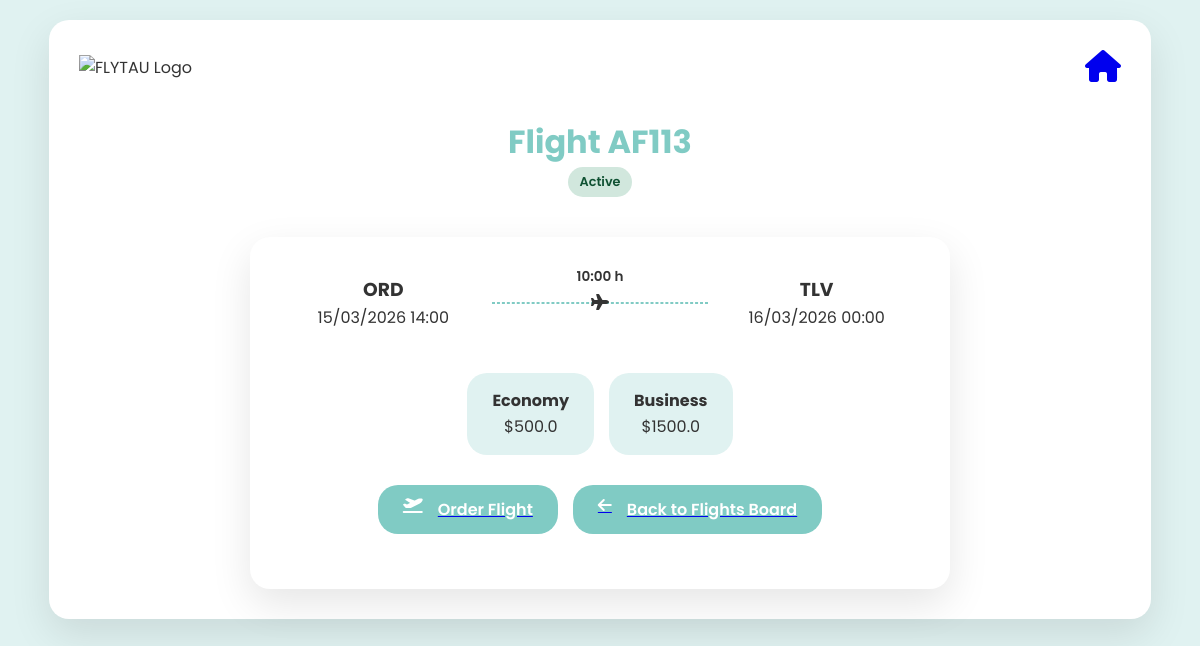
The app's page /flight/AF113 with its own data.
### tables this page shows
CREATE TABLE Flights (
    Flight_ID VARCHAR(10),
    Class_TypeFK VARCHAR(20),
    Airplane_IDFK VARCHAR(20),
    Origin_AirportFK VARCHAR(50),
    Destination_AirportFK VARCHAR(50),
    Departure_Time DATETIME,
    Arrival_time DATETIME,
    Economy_price FLOAT,
    Business_price FLOAT,
    Status VARCHAR(20),
    PRIMARY KEY (Flight_ID, Class_TypeFK),
    FOREIGN KEY (Airplane_IDFK, Class_TypeFK) REFERENCES Airplanes(Airplane_ID, Class_Type),
    FOREIGN KEY (Origin_AirportFK, Destination_AirportFK) REFERENCES Routes(Origin_Airport, Destination_Airport)
);

### main.py (the view)
@app.route('/flight/<flight_id>')
def flight_details(flight_id):
    flight = Flight.get_by_id(flight_id)
    if not flight:
        return "Flight not found", 404
    return render_template(
        'flight_details.html',
        flight=flight,
        role=SessionService.get_user_role(session),
        username=SessionService.get_username(session)
    )

### utilise.py (called while the page is built, shortened)
    @staticmethod
    def get_db():
        db_path = "/home/amitaloni890/FlyTAU/flytau.db"
        mydb = sqlite3.connect(db_path, check_same_thread=False)
        mydb.row_factory = sqlite3.Row
        mydb.isolation_level = None
        return mydb

    @staticmethod
    @contextmanager
    def db_cur():
        db = DBService.get_db()
        cursor = db.cursor()
        try:
            yield cursor
        finally:
            cursor.close()
            db.close()

    @staticmethod
    def run(query, params=None, fetchone=False, fetchall=False):
        with DBService.db_cur() as cursor:
            cursor.execute(query, params or [])
            if fetchone:
                return cursor.fetchone()
            if fetchall:
                return cursor.fetchall()
            return None

    @staticmethod
    def get_user_role(session):
        if 'Manager_ID' in session:
            return 'admin'
        elif 'User_email' in session:
            return 'user'
        elif session.get('guest', False):
            return 'guest'
        return None

    @staticmethod
    def get_username(session):
        role = SessionService.get_user_role(session)
        if role == 'admin':
            return session.get('Manager_Name', '')
        if role == 'user':
            return session.get('Username', '')
        if role == 'guest':
            return 'Guest'
        return ''

    @property
    def formatted_duration(self):
        total_mins = int(self.duration)
        hours = total_mins // 60
        minutes = total_mins % 60
        return f"{hours}:{minutes:02d}"

    @staticmethod
    def get_display_status(db_status, arrival_time):
        if not arrival_time:
            return db_status
        now = datetime.now()
        if db_status == 'Canceled':
            return 'Canceled'
        if db_status == 'Active' and arrival_time <= now:
            return 'Completed'
        return db_status

### templates/flight_details.html (shortened to what this page needs)
<!DOCTYPE html>
<html lang="en">
<head>
    <link rel="stylesheet" href="{{ url_for('static', filename='styles.css') }}">
    <link rel="stylesheet" href="https://cdnjs.cloudflare.com/ajax/libs/font-awesome/6.5.0/css/all.min.css">
</head>
<body>
<div class="page-wrapper">
    <header class="header">
        <img src="https://i.postimg.cc/pd384dgh/logo.png" alt="FLYTAU Logo" class="logo">
        <a href="/" class="home-icon">
            <span class="fa-solid fa-house fa-2x"></span>
        </a>
    </header>
    <section class="hero">
        <h2>Flight {{ flight.flight_id }}</h2>
        {% if role == 'admin' %}
            {% set admin_display = flight.display_status %}
            {% if flight.display_status not in ['Canceled', 'Completed'] %}
                {% if flight.eco_status == 'Fully Booked' and flight.bus_status == 'Active' %}
                    {% set admin_display = "Economy: Full | Business: Active" %}
                {% elif flight.eco_status == 'Active' and flight.bus_status == 'Fully Booked' %}
                    {% set admin_display = "Economy: Active | Business: Full" %}
                {% endif %}
            {% endif %}
            {% set badge_class = 'fully-booked' if 'Full' in admin_display else flight.display_status|lower %}
            <span class="status-badge {{ badge_class }}">
                {{ admin_display }}
            </span>
        {% else %}
            {% set eco_full = (flight.eco_status == 'Fully Booked') %}
            {% set bus_full = (flight.price_business and flight.bus_status == 'Fully Booked') %}
            {% if eco_full or bus_full %}
                <span class="status-badge partially-full">
                    <i class="fa-solid fa-circle-info"></i> Limited Availability
                </span>
            {% else %}
                <span class="status-badge active">
                    {{ flight.display_status }}
                </span>
            {% endif %}
        {% endif %}
    </section>
    <div class="search-form flight-details-card">
        <div class="flight-route">
            <div class="flight-location">
                <h3>{{ flight.origin }}</h3>
                <p>{{ flight.departure_time.strftime('%d/%m/%Y %H:%M') }}</p>
            </div>
            <div class="flight-line">
                <hr class="flight-hr">
                <span class="plane-icon">
                    <i class="fa-solid fa-plane"></i>
                    <span class="flight-duration">
                        {{ flight.formatted_duration }} h
                    </span>
                </span>
            </div>
            <div class="flight-location">
                <h3>{{ flight.destination }}</h3>
                <p>{{ flight.arrival_time.strftime('%d/%m/%Y %H:%M') }}</p>
            </div>
        </div>
        <div class="flight-prices">
            <div class="price-box {% if flight.eco_status == 'Fully Booked' and role != 'admin' %}price-sold-out{% endif %}">
                <h4>Economy</h4>
                {% if flight.eco_status == 'Fully Booked' %}
                    {% if role == 'admin' %}
                        <p>${{ flight.price_regular }}</p>
                        <p class="text-error">SOLD OUT</p>
                    {% else %}
                        <p>SOLD OUT</p>
                    {% endif %}
                {% else %}
                    <p>${{ flight.price_regular }}</p>
                {% endif %}
            </div>
            {% if flight.price_business %}
            <div class="price-box {% if flight.bus_status == 'Fully Booked' and role != 'admin' %}price-sold-out{% endif %}">
                <h4>Business</h4>
                {% if flight.bus_status == 'Fully Booked' %}
                    {% if role == 'admin' %}
                        <p>${{ flight.price_business }}</p>
                        <p class="text-error">SOLD OUT</p>
                    {% else %}
                        <p>SOLD OUT</p>
                    {% endif %}
                {% else %}
                    <p>${{ flight.price_business }}</p>
                {% endif %}
            </div>
            {% endif %}
        </div>
        <div class="flight-buttons">
            {% if role != 'admin' %}
                <a href="/order_flight/{{ flight.flight_id }}">
                    <button class="search-form">
                        <span class="fa-solid fa-plane-departure"></span> Order Flight
                    </button>
                </a>
            {% endif %}
            <a href="/">
                <button class="search-form">
                    <span class="fa-solid fa-arrow-left"></span> Back to Flights Board
                </button>
            </a>
        </div>
    </div>
</div>
</body>
</html>

### static/styles.css (style rules this page uses)
:root { --white: #fff; --dark: #333; --primary: #e0f2f1; --secondary: #b2dfdb; --accent: #80cbc4; --light: #f1f8f7; --border-radius: 20px; --transition: 0.3s; --box-shadow: 0 15px 40px rgba(0,0,0,0.1); --status-active-bg: #d1e7dd; --status-active-color: #0f5132; --status-completed-bg: #e2e3e5; --status-completed-color: #41464b; --status-full-bg: #fff3cd; --status-full-color: #664d03; --status-canceled-bg: #f8d7da; --status-canceled-color: #842029; }
* { margin: 0; padding: 0; box-sizing: border-box; font-family: 'Poppins', sans-serif; }
body { background-color: var(--primary); color: var(--dark); line-height: 1.6; display: flex; justify-content: center; padding: 20px; }
.page-wrapper { width: 95%; position: relative; margin: 0 auto; max-width: 1200px; background: var(--white); border-radius: var(--border-radius); box-shadow: var(--box-shadow); padding: 30px; }
.header { display: flex; justify-content: space-between; align-items: center; margin-bottom: 30px; }
.header .logo { max-width: 120px; }
.hero { text-align: center; margin-bottom: 40px; }
.hero h2 { font-size: 2rem; color: var(--accent); }
.search-form { display: flex; flex-wrap: wrap; gap: 15px; margin-bottom: 30px; justify-content: center; }
.search-form button { padding: 12px 25px; font-size: 1rem; border-radius: var(--border-radius); border: none; background-color: var(--accent); color: var(--white); font-weight: 600; cursor: pointer; transition: var(--transition); }
.status-badge { padding: 5px 12px; border-radius: 20px; font-size: 0.8rem; font-weight: 600; display: inline-block; }
.status-badge.active { background-color: var(--status-active-bg); color: var(--status-active-color); }
.flight-details-card { flex-direction: column; gap: 30px; max-width: 700px; margin: 0 auto; padding: 25px; border-radius: var(--border-radius); box-shadow: var(--box-shadow); background-color: var(--white); }
.flight-route { display: flex; align-items: center; justify-content: space-between; position: relative; }
.flight-location { text-align: center; flex: 1; }
.flight-line { flex: 1; display: flex; align-items: center; justify-content: center; position: relative; }
.flight-hr { width: 100%; border: 1px dashed var(--accent); position: absolute; top: 50%; left: 0; transform: translateY(-50%); z-index: 1; }
.plane-icon { position: relative; z-index: 2; }
.flight-duration { position: absolute; bottom: 100%; left: 50%; transform: translateX(-50%) translateY(-2px); font-size: 0.85rem; font-weight: 600; white-space: nowrap; }
.flight-prices { display: flex; gap: 15px; justify-content: center; }
.price-box { background-color: var(--primary); padding: 15px 25px; border-radius: var(--border-radius); text-align: center; }
.flight-buttons { display: flex; gap: 15px; justify-content: center; flex-wrap: wrap; }

### records on screen
Flights: flight_id "AF113", display_status "Active", origin "ORD", destination "TLV", price_business "1500.0"
Flights: price_regular "500.0"

### other values on screen
{{ flight.departure_time.strftime('%d/%m/%Y %H:%M') }} "15/03/2026 14:00"
{{ flight.formatted_duration }} "10:00"
{{ flight.arrival_time.strftime('%d/%m/%Y %H:%M') }} "16/03/2026 00:00"
